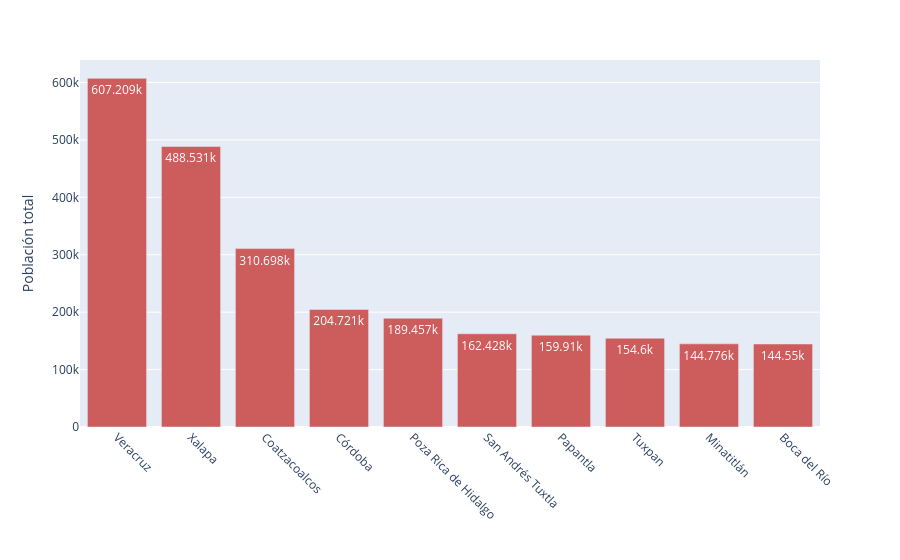

Here is the notebook cell this chart was saved with:
### Code cell
fig=px.bar(municipios_mas_poblados, x='NOM_MUN', y='POBTOT', color_discrete_sequence=['indianred'], text_auto=True)
fig.update_layout(xaxis_title=" ", yaxis_title="Población total", xaxis_tickangle=45)
fig.show()

### Figure 1 — Plotly figure (JSON) as saved in the notebook; plotly's stock layout.template omitted (floating-point values rounded to 4 significant figures)
{"data": [{"hovertemplate": "NOM_MUN=%{x}<br>POBTOT=%{y}<extra></extra>", "legendgroup": "", "marker": {"color": "indianred", "pattern": {"shape": ""}}, "name": "", "orientation": "v", "showlegend": false, "textposition": "auto", "texttemplate": "%{y}", "type": "bar", "x": ["Veracruz", "Xalapa", "Coatzacoalcos", "Córdoba", "Poza Rica de Hidalgo", "San Andrés Tuxtla", "Papantla", "Tuxpan", "Minatitlán", "Boca del Río"], "xaxis": "x", "y": [607209, 488531, 310698, 204721, 189457, 162428, 159910, 154600, 144776, 144550], "yaxis": "y"}], "layout": {"barmode": "relative", "legend": {"tracegroupgap": 0}, "margin": {"t": 60}, "xaxis": {"anchor": "y", "domain": [0, 1], "tickangle": 45, "title": {"text": " "}}, "yaxis": {"anchor": "x", "domain": [0, 1], "title": {"text": "Población total"}}}}
